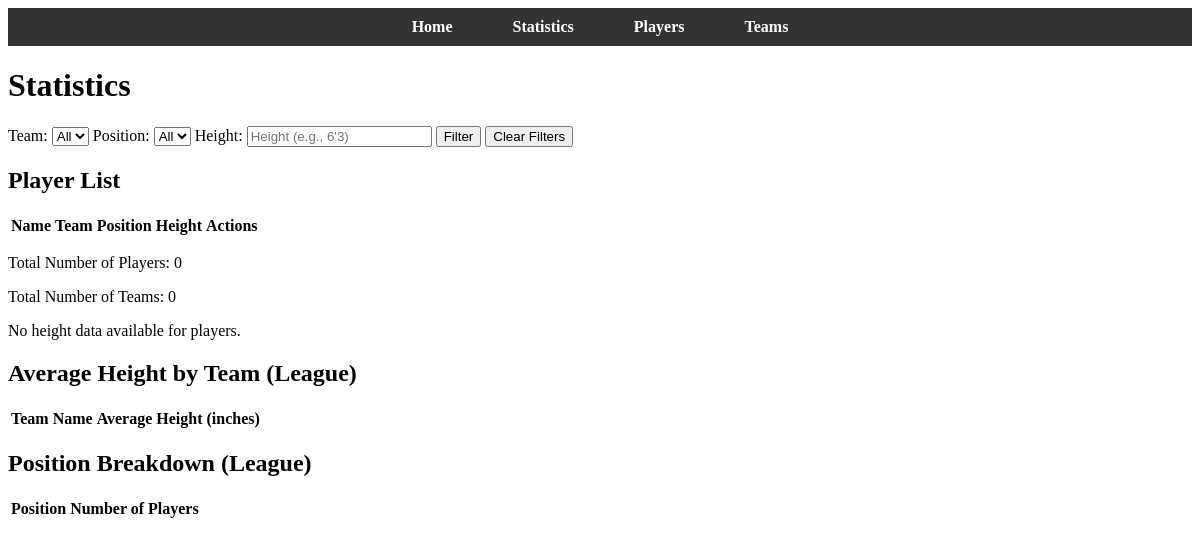
The page /statistics on the database as committed earlier.
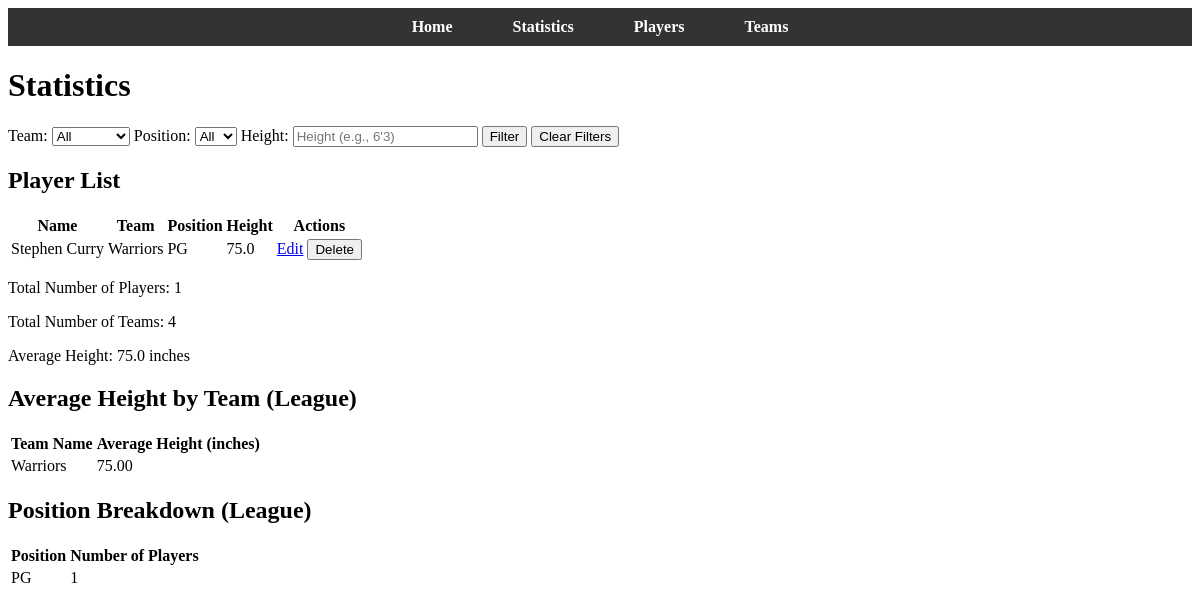
The same page on the database as committed later.
### app.py (models this page shows)
class Player(db.Model):
    player_id = db.Column(db.Integer, primary_key=True)
    name = db.Column(db.String(100), nullable=False)
    team_name = db.Column(db.String, db.ForeignKey('team.team_name'), nullable=False)
    position = db.Column(db.String(50))
    height = db.Column(db.Float)  # Store height as float (in inches)

### app.py (the view)
@app.route('/statistics', methods=['GET'])
def statistics():
    team_filter = request.args.get('team', '')
    position_filter = request.args.get('position', '')
    height_filter = request.args.get('height', '')
    teams = Team.query.order_by(Team.team_name).all()
    positions = db.session.query(Player.position).distinct().order_by(Player.position).all()
    positions = [pos[0] for pos in positions if pos[0]]  # Extract position values
    query = Player.query
    if team_filter:
        query = query.filter(Player.team_name == team_filter)
    if position_filter:
        query = query.filter(Player.position == position_filter)
    if height_filter:
        query = query.filter(Player.height == float(height_filter))
    players = query.all()
    num_players = len(players)
    num_teams = Team.query.count()
    average_height = db.session.query(db.func.avg(Player.height)).scalar()
    average_height_by_team = db.session.query(
        Player.team_name,
        db.func.avg(Player.height).label('avg_height')
    ).group_by(Player.team_name).all()
    position_breakdown = db.session.query(
        Player.position,
        db.func.count(Player.player_id).label('num_players')
    ).group_by(Player.position).all()
    return render_template(
        'statistics.html',
        teams=teams,
        positions=positions,
        players=players,
        num_players=num_players,
        num_teams=num_teams,
        average_height=average_height,
        average_height_by_team=average_height_by_team,
        position_breakdown=position_breakdown,
        team_filter=team_filter,
        position_filter=position_filter,
        height_filter=height_filter
    )

### templates/statistics.html (shortened to what this page needs)
<!DOCTYPE html>
<html lang="en">
  <head>
    <link
      rel="stylesheet"
      href="{{ url_for('static', filename='css/styles.css') }}"
    />
  </head>
  <body>
    <header>
      <nav>
        <ul>
          <li><a href="/">Home</a></li>
          <li><a href="/statistics">Statistics</a></li>
          <li><a href="/players">Players</a></li>
          <li><a href="/teams">Teams</a></li>
        </ul>
      </nav>
    </header>
    <main>
      <h1>Statistics</h1>
      <form method="GET" action="{{ url_for('statistics') }}">
        <label for="team">Team:</label>
        <select name="team" id="team">
          <option value="">All</option>
        </select>
        <label for="position">Position:</label>
        <select name="position" id="position">
          <option value="">All</option>
        </select>
        <label for="height">Height:</label>
        <input type="text" id="height" name="height" value="{{ height_filter }}" placeholder="Height (e.g., 6'3)" />
        <button type="submit">Filter</button>
        <a href="{{ url_for('statistics') }}"><button type="button">Clear Filters</button></a>
      </form>
      <h2>Player List</h2>
      <table>
        <thead>
          <tr>
            <th>Name</th>
            <th>Team</th>
            <th>Position</th>
            <th>Height</th>
            <th>Actions</th>
          </tr>
        </thead>
        <tbody>
          {% for player in players %}
            <tr>
              <td>{{ player.name }}</td>
              <td>{{ player.team_name }}</td>
              <td>{{ player.position }}</td>
              <td>{{ player.height }}</td>
              <td>
                <a href="{{ url_for('edit_player', player_id=player.player_id) }}">Edit</a>
                <form action="{{ url_for('delete_player', player_id=player.player_id) }}" method="POST" style="display:inline;">
                  <button type="submit">Delete</button>
                </form>
              </td>
            </tr>
          {% endfor %}
        </tbody>
      </table>
      <div>
        <p>Total Number of Players: {{ num_players }}</p>
        <p>Total Number of Teams: {{ num_teams }}</p>
        {% if average_height %}
          <p>Average Height: {{ average_height | round(2) }} inches</p>
        {% else %}
          <p>No height data available for players.</p>
        {% endif %}
      </div>
      <h2>Average Height by Team (League)</h2>
      <table>
        <thead>
          <tr>
            <th>Team Name</th>
            <th>Average Height (inches)</th>
          </tr>
        </thead>
        <tbody>
          {% for team, avg_height in average_height_by_team %}
            <tr>
              <td>{{ team }}</td>
              <td>{{ "%.2f" | format(avg_height) }}</td>
            </tr>
          {% endfor %}
        </tbody>
      </table>
      <h2>Position Breakdown (League)</h2>
      <table>
        <thead>
          <tr>
            <th>Position</th>
            <th>Number of Players</th>
          </tr>
        </thead>
        <tbody>
          {% for position, num_players in position_breakdown %}
            <tr>
              <td>{{ position }}</td>
              <td>{{ num_players }}</td>
            </tr>
          {% endfor %}
        </tbody>
      </table>
    </main>
  </body>
</html>

Rows that differ between the two databases and show on the page:
added Player: name "Stephen Curry", team_name "Warriors", position "PG", height "75.0"
Other text that changed with them:
{{ num_players }}: "0" → "1"
{{ num_teams }}: "0" → "4"
{{ average_height | round(2) }}: (not shown) → "75.0"
text no longer shown: "No height data available for players."
text now shown: "Average Height: inches"
new list line: "Warriors 75.00"
new list line: "PG 1"
